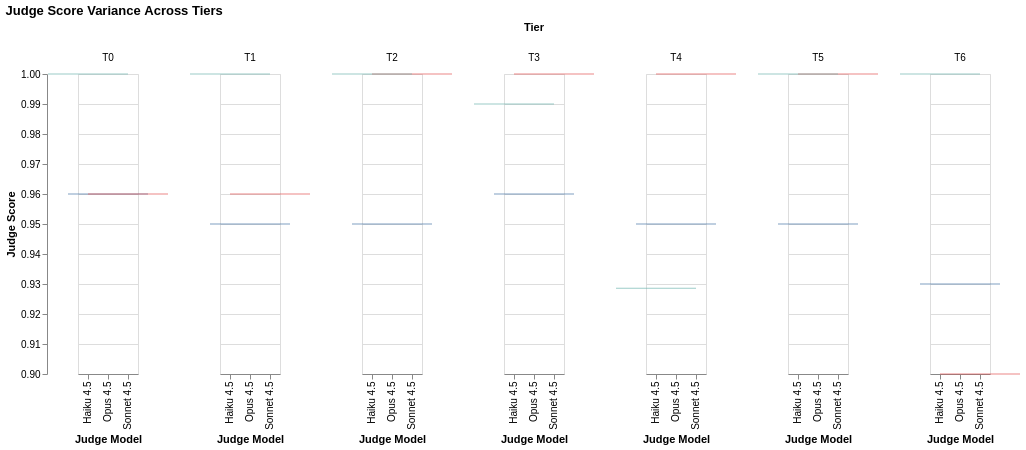

Vega-Lite specification for this chart:
### Vega-Lite specification from a JSON file in a GitHub repository (floating-point values rounded to 4 significant figures)
{"config": {"view": {"continuousWidth": 300, "continuousHeight": 300}}, "data": {"name": "data-d0e2fb6edff1f5e89a339d594482fb48"}, "facet": {"column": {"field": "tier", "sort": ["T0", "T1", "T2", "T3", "T4", "T5", "T6"], "title": "Tier", "type": "ordinal"}}, "spec": {"mark": {"type": "boxplot", "size": 80}, "encoding": {"color": {"field": "judge_display", "legend": null, "scale": {"domain": ["Haiku 4.5", "Opus 4.5", "Sonnet 4.5"], "range": ["#72B7B2", "#4C78A8", "#E45756"]}, "title": "Judge", "type": "nominal"}, "x": {"field": "judge_display", "sort": ["Haiku 4.5", "Opus 4.5", "Sonnet 4.5"], "title": "Judge Model", "type": "nominal"}, "y": {"field": "judge_score", "scale": {"domain": [0.9, 1.0]}, "title": "Judge Score", "type": "quantitative"}}}, "resolve": {"scale": {"x": "independent"}}, "title": "Judge Score Variance Across Tiers", "$schema": "https://vega.github.io/schema/vega-lite/v6.1.0.json", "datasets": {"data-d0e2fb6edff1f5e89a339d594482fb48": [{"tier": "T0", "judge_model": "claude-opus-4-5-20251101", "judge_score": 0.96, "judge_display": "Opus 4.5"}, {"tier": "T0", "judge_model": "claude-sonnet-4-5-20250929", "judge_score": 0.96, "judge_display": "Sonnet 4.5"}, {"tier": "T0", "judge_model": "claude-haiku-4-5", "judge_score": 1.0, "judge_display": "Haiku 4.5"}, {"tier": "T1", "judge_model": "claude-opus-4-5-20251101", "judge_score": 0.95, "judge_display": "Opus 4.5"}, {"tier": "T1", "judge_model": "claude-sonnet-4-5-20250929", "judge_score": 0.96, "judge_display": "Sonnet 4.5"}, {"tier": "T1", "judge_model": "claude-haiku-4-5", "judge_score": 1.0, "judge_display": "Haiku 4.5"}, {"tier": "T2", "judge_model": "claude-opus-4-5-20251101", "judge_score": 0.95, "judge_display": "Opus 4.5"}, {"tier": "T2", "judge_model": "claude-sonnet-4-5-20250929", "judge_score": 1.0, "judge_display": "Sonnet 4.5"}, {"tier": "T2", "judge_model": "claude-haiku-4-5", "judge_score": 1.0, "judge_display": "Haiku 4.5"}, {"tier": "T3", "judge_model": "claude-opus-4-5-20251101", "judge_score": 0.96, "judge_display": "Opus 4.5"}, {"tier": "T3", "judge_model": "claude-sonnet-4-5-20250929", "judge_score": 1.0, "judge_display": "Sonnet 4.5"}, {"tier": "T3", "judge_model": "claude-haiku-4-5", "judge_score": 0.99, "judge_display": "Haiku 4.5"}, {"tier": "T4", "judge_model": "claude-opus-4-5-20251101", "judge_score": 0.95, "judge_display": "Opus 4.5"}, {"tier": "T4", "judge_model": "claude-sonnet-4-5-20250929", "judge_score": 1.0, "judge_display": "Sonnet 4.5"}, {"tier": "T4", "judge_model": "claude-haiku-4-5", "judge_score": 0.9286, "judge_display": "Haiku 4.5"}, {"tier": "T5", "judge_model": "claude-opus-4-5-20251101", "judge_score": 0.95, "judge_display": "Opus 4.5"}, {"tier": "T5", "judge_model": "claude-sonnet-4-5-20250929", "judge_score": 1.0, "judge_display": "Sonnet 4.5"}, {"tier": "T5", "judge_model": "claude-haiku-4-5", "judge_score": 1.0, "judge_display": "Haiku 4.5"}, {"tier": "T6", "judge_model": "claude-opus-4-5-20251101", "judge_score": 0.93, "judge_display": "Opus 4.5"}, {"tier": "T6", "judge_model": "claude-sonnet-4-5-20250929", "judge_score": 0.9, "judge_display": "Sonnet 4.5"}, {"tier": "T6", "judge_model": "claude-haiku-4-5", "judge_score": 1.0, "judge_display": "Haiku 4.5"}]}}
